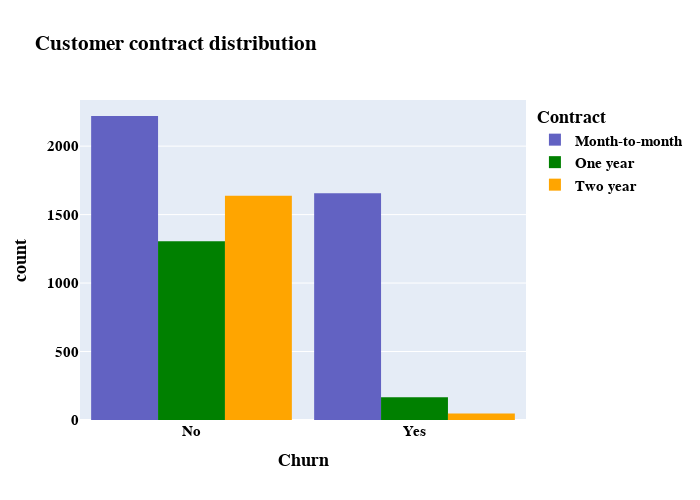

The notebook cell saved with this chart:
### Code cell
fig = px.histogram(df, x="Churn", color="Contract", barmode="group",color_discrete_sequence=["#6262c2", "green", "orange"], title="<b>Customer contract distribution<b>")
fig.update_layout(width=700, height=500, bargap=0.1,     font=dict(
        family="Times New Roman",  # Font family (e.g., Arial, Times New Roman)
        size=15,
        weight="bold",                    # Font size
        color="black"               # Font color
    ),)
fig.show()

### Figure 1 — Plotly figure (JSON) as saved in the notebook; plotly's stock layout.template omitted (floating-point values rounded to 4 significant figures; data arrays with more than 128 entries replaced by an {"elided": "..."} marker saying what was removed)
{"data": [{"alignmentgroup": "True", "bingroup": "x", "hovertemplate": "Contract=Month-to-month<br>Churn=%{x}<br>count=%{y}<extra></extra>", "legendgroup": "Month-to-month", "marker": {"color": "#6262c2", "pattern": {"shape": ""}}, "name": "Month-to-month", "offsetgroup": "Month-to-month", "orientation": "v", "showlegend": true, "type": "histogram", "x": {"elided": "3875 str values"}, "xaxis": "x", "yaxis": "y"}, {"alignmentgroup": "True", "bingroup": "x", "hovertemplate": "Contract=One year<br>Churn=%{x}<br>count=%{y}<extra></extra>", "legendgroup": "One year", "marker": {"color": "green", "pattern": {"shape": ""}}, "name": "One year", "offsetgroup": "One year", "orientation": "v", "showlegend": true, "type": "histogram", "x": {"elided": "1472 str values"}, "xaxis": "x", "yaxis": "y"}, {"alignmentgroup": "True", "bingroup": "x", "hovertemplate": "Contract=Two year<br>Churn=%{x}<br>count=%{y}<extra></extra>", "legendgroup": "Two year", "marker": {"color": "orange", "pattern": {"shape": ""}}, "name": "Two year", "offsetgroup": "Two year", "orientation": "v", "showlegend": true, "type": "histogram", "x": {"elided": "1685 str values"}, "xaxis": "x", "yaxis": "y"}], "layout": {"bargap": 0.1, "barmode": "group", "font": {"color": "black", "family": "Times New Roman", "size": 15, "weight": "bold"}, "height": 500, "legend": {"title": {"text": "Contract"}, "tracegroupgap": 0}, "title": {"text": "<b>Customer contract distribution<b>"}, "width": 700, "xaxis": {"anchor": "y", "domain": [0, 1], "title": {"text": "Churn"}}, "yaxis": {"anchor": "x", "domain": [0, 1], "title": {"text": "count"}}}}
